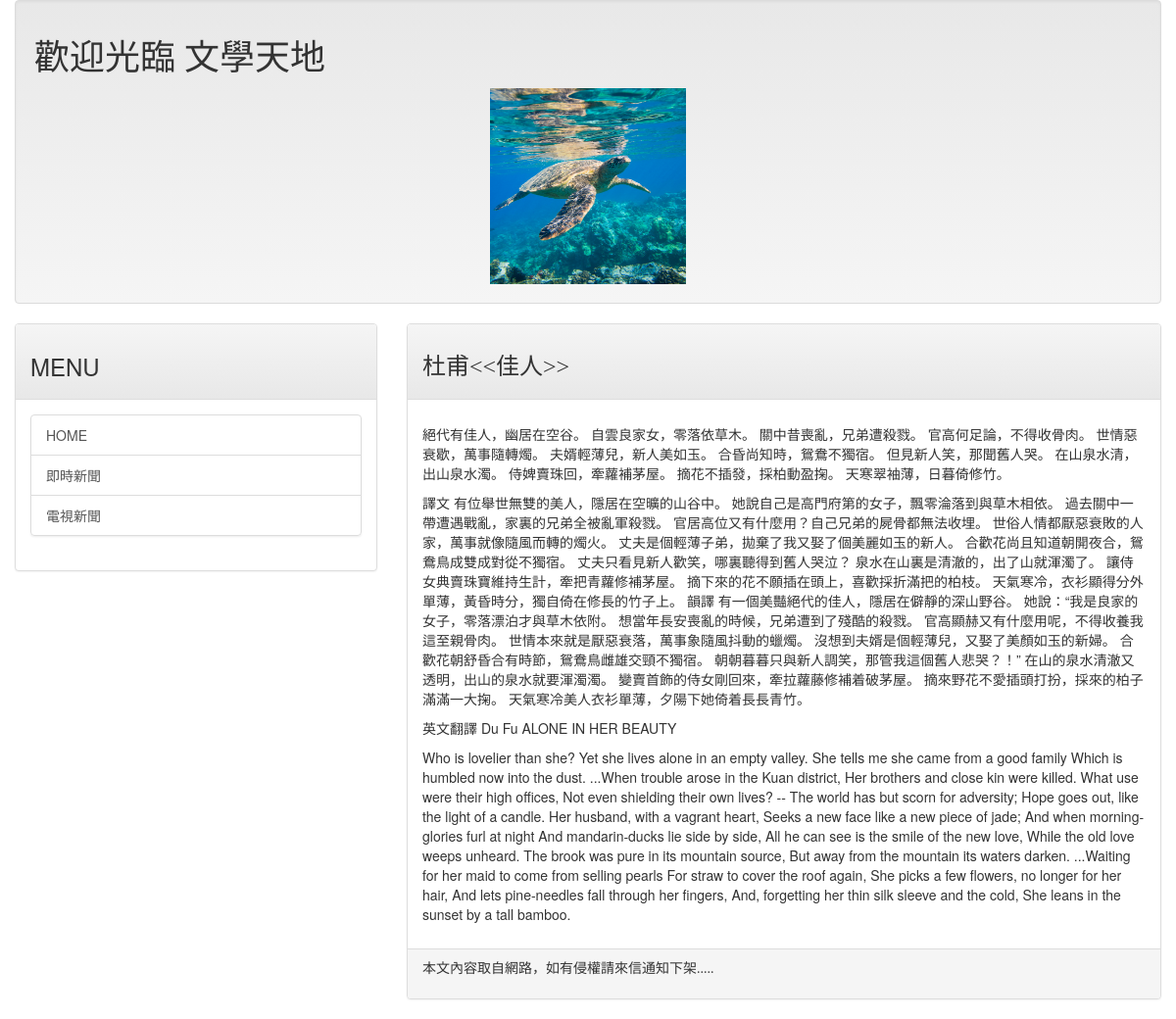
/post/poem005, run on the app's committed database.
### mainsite/models.py (models this page shows, shortened)
class Post(models.Model):
    title = models.CharField(max_length=200)
    slug = models.CharField(max_length=200)
    body = models.TextField(default="Hello! Please post your document here.")
    pub_date = models.DateTimeField(default=timezone.now)
    class Meta:
        ordering = ('-pub_date',)

### mainsite/views.py (the view)
# urls.py: url(r'^post/(\w+)$',showpost),
def showpost(request,slug):
    template = get_template('post.html')
    hoho = slug
    try:
        post = Post.objects.get(slug=slug)
        if post != None:
            html = template.render(locals())
            return HttpResponse(html)
    except:
        return redirect('/')

### templates/post.html (shortened to what this page needs)
{% extends 'base.html' %}
{% load markdown_deux_tags %}
{% block headmessage %}
<h3 style="font-family:微軟正黑體;">{{post.title}}</h3>
{% endblock %}
{% block content %}
<p style="font-family:微軟正黑體;font-size:12pt;letter-spacing:2pt;">
        {% if hoho == "html001" %}
        {{post.body | safe}}
        {% else %}
        {{post.body | markdown}}
        {% endif %}</p>
{% endblock %}

### data on the page
Post: title "杜甫<<佳人>>", body "絕代有佳人，幽居在空谷。 自雲良家女，零落依草木。 關中昔喪亂，兄弟遭殺戮。 官高何足論，不得收骨肉。 世情惡衰歇，萬事隨轉燭。 夫婿輕薄兒，新人美如玉。 合昏尚知時，鴛鴦不獨宿。 但見新人笑，那聞舊人哭。 在山泉水清，出山泉水濁。 侍婢賣珠回，牽蘿補茅屋。 摘花不插發，採柏動盈掬。 天寒翠袖薄，日暮倚修竹。 譯文 有位舉世無雙的美人，隱居在空曠的山谷中。 她說自己是高門府第的女子，飄零淪落到與草木相依。 過去關中一帶遭遇戰亂，家裏的兄弟全被亂軍殺戮。 官居高位又有什麼用？自己兄弟的屍骨都無法收埋。 世俗人情都厭惡衰敗的人家，萬事就像隨風而轉的燭火。 丈夫是個輕薄子弟，拋棄了我又娶了個美麗如玉的新人。 合歡花尚且知道朝開夜合，鴛鴦鳥成雙成對從不獨宿。 丈夫只看見新人歡笑，哪裏聽得到舊人哭泣？ 泉水在山裏是清澈的，出了山就渾濁了。 讓侍女典賣珠寶維持生計，牽把青蘿修補茅屋。 摘下來的花不願插在頭上，喜歡採折滿把的柏枝。 天氣寒冷，衣衫顯得分外單薄，黃昏時分，獨自倚在修長的竹子上。 韻譯 有一個美豔絕代的佳人，隱居在僻靜的深山野谷。 她說：“我是良家的女子，零落漂泊才與草木依附。 想當年長安喪亂的時候，兄弟遭到了殘酷的殺戮。 官高顯赫又有什麼用呢，不得收養我這至親骨肉。 世情本來就是厭惡衰落，萬事象隨風抖動的蠟燭。 沒想到夫婿是個輕薄兒，又娶了美顏如玉的新婦。 合歡花朝舒昏合有時節，鴛鴦鳥雌雄交頸不獨宿。 朝朝暮暮只與新人調笑，那管我這個舊人悲哭？！” 在山的泉水清澈又透明，出山的泉水就要渾濁濁。 變賣首飾的侍女剛回來，牽拉蘿藤修補着破茅屋。…"
